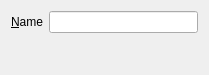
<?xml version="1.0" encoding="UTF-8"?>
<ui version="4.0">
 <class>KoRdfLocationEditWidget</class>
 <widget class="QWidget" name="KoRdfLocationEditWidget">
  <property name="geometry">
   <rect>
    <x>0</x>
    <y>0</y>
    <width>209</width>
    <height>75</height>
   </rect>
  </property>
  <layout class="QGridLayout" name="gridLayout">
   <item row="1" column="1">
    <widget class="QLabel" name="label_2">
     <property name="text">
      <string>&amp;Name</string>
     </property>
     <property name="buddy">
      <cstring>name</cstring>
     </property>
    </widget>
   </item>
   <item row="1" column="2">
    <widget class="QLineEdit" name="name"/>
   </item>
   <item row="2" column="2">
    <spacer name="verticalSpacer">
     <property name="orientation">
      <enum>Qt::Vertical</enum>
     </property>
     <property name="sizeHint" stdset="0">
      <size>
       <width>20</width>
       <height>40</height>
      </size>
     </property>
    </spacer>
   </item>
  </layout>
 </widget>
 <resources/>
 <connections/>
</ui>
